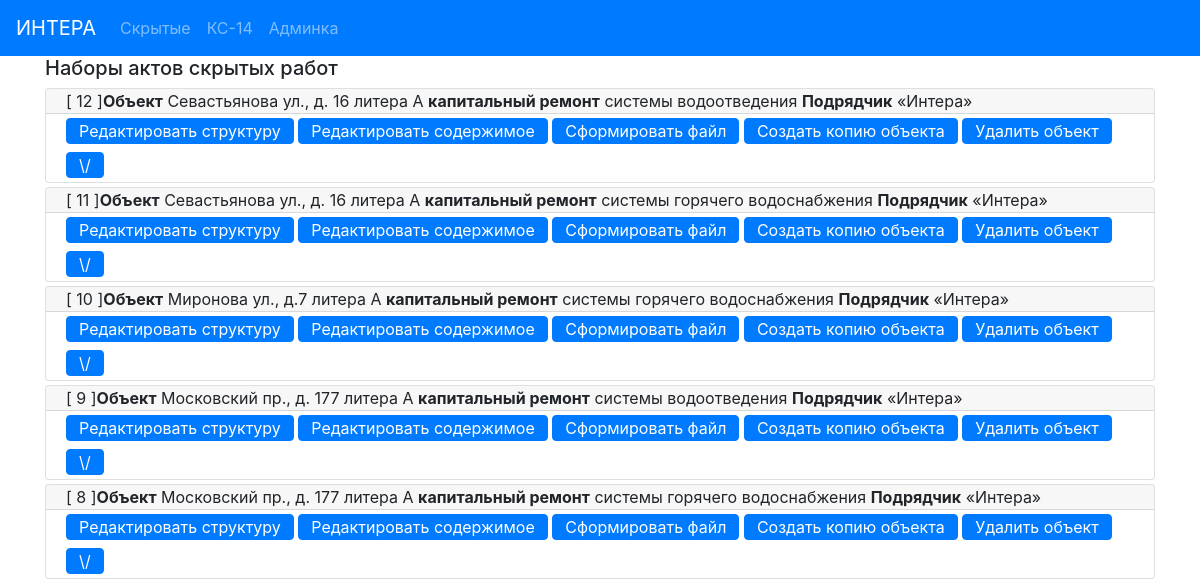
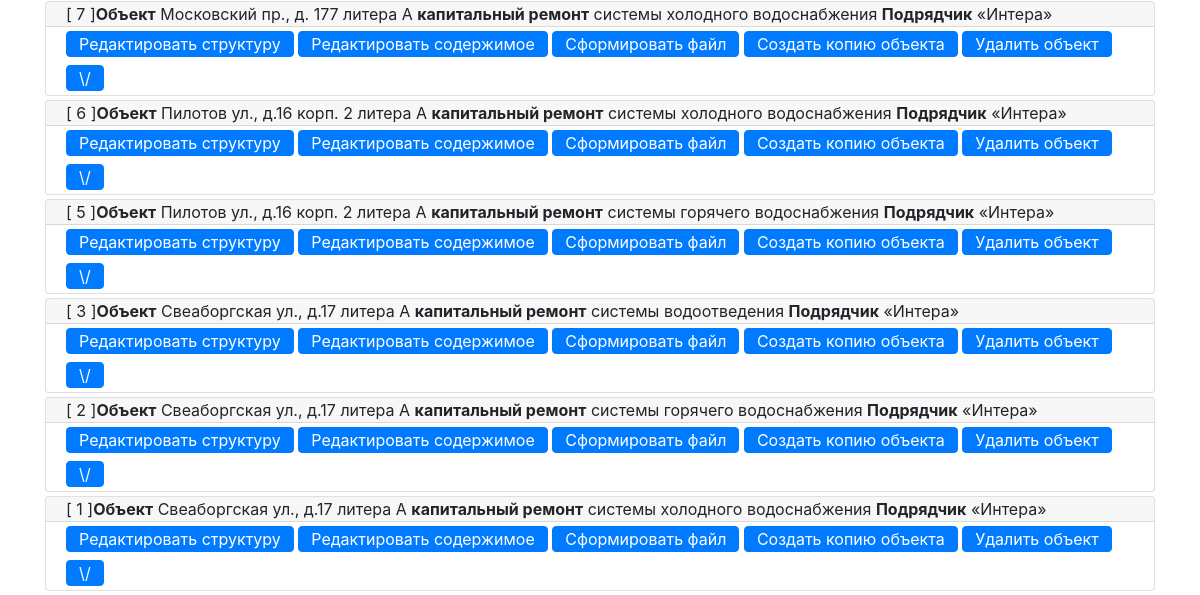
The page /actbase/ on the database as committed earlier (2 pictures, top to bottom).
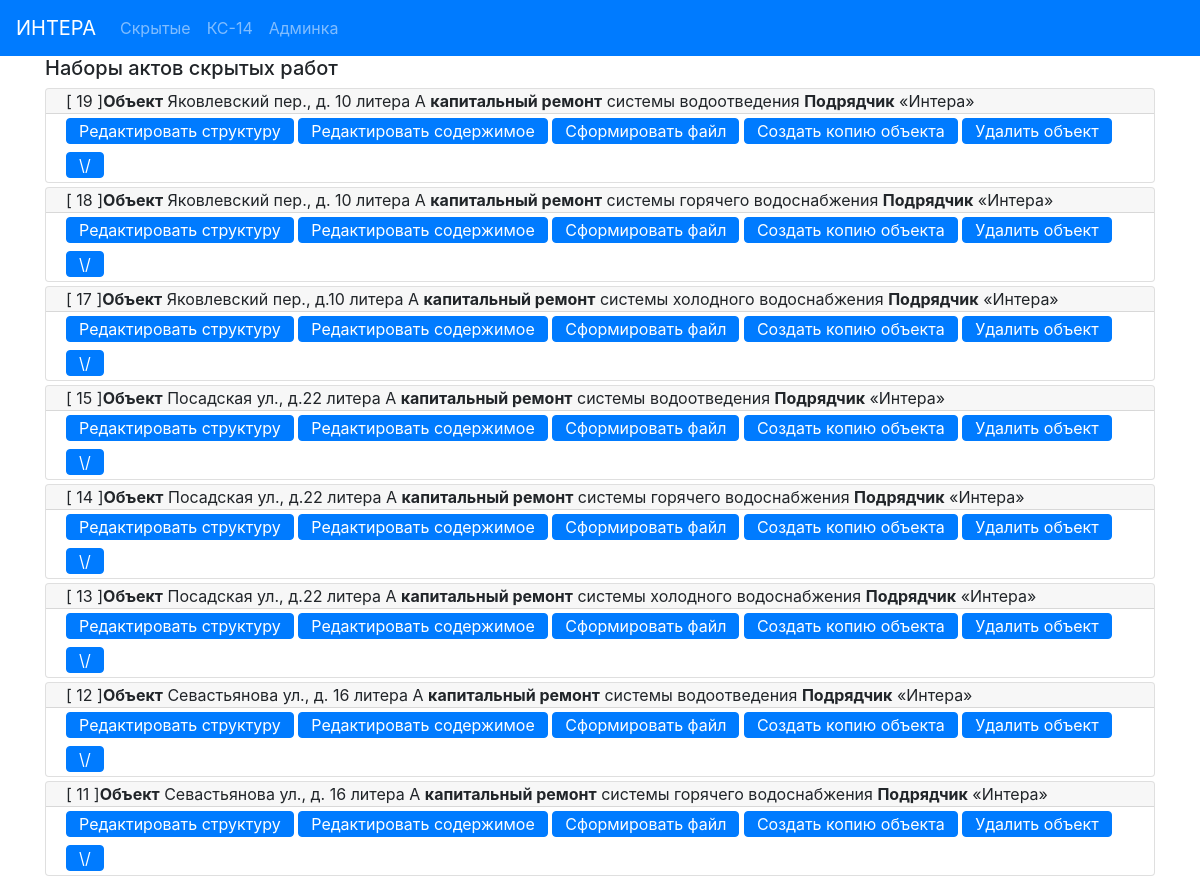
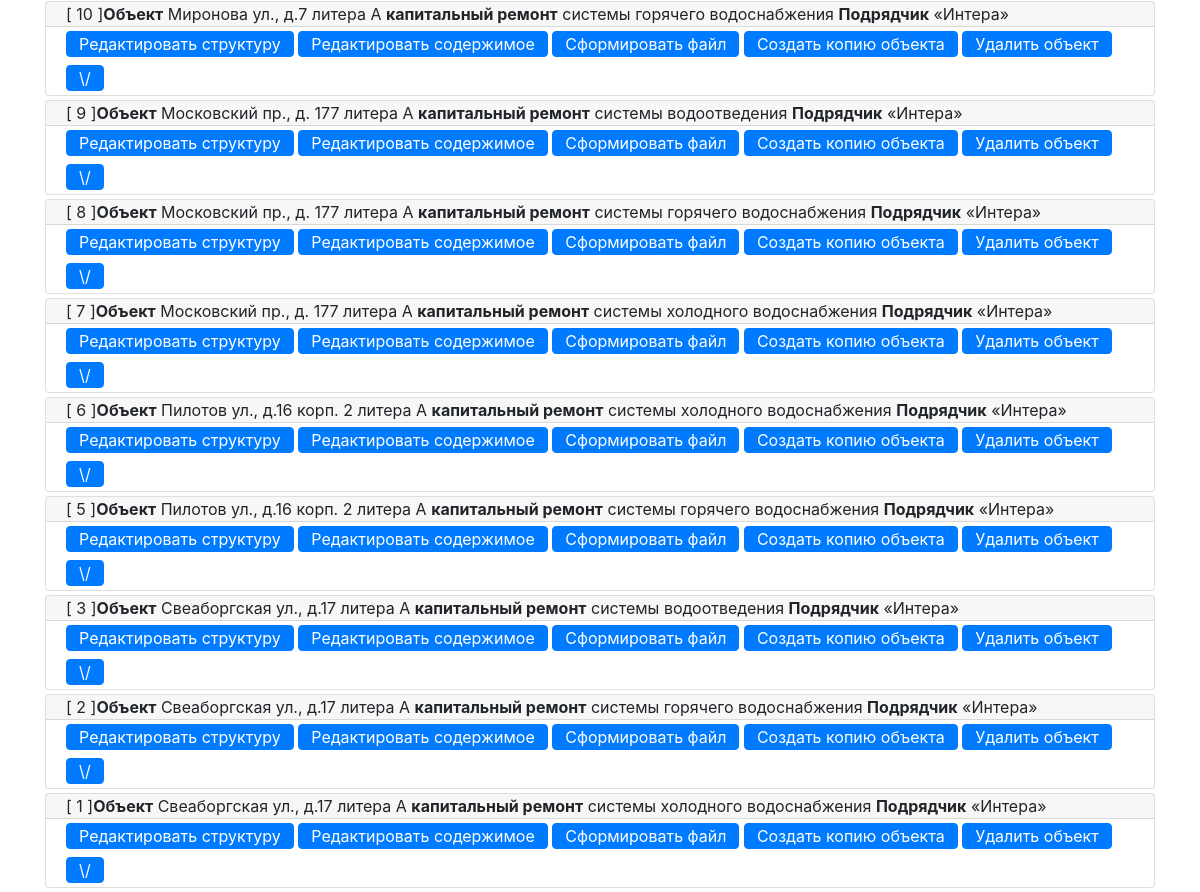
The same page on the database as committed later (2 pictures, top to bottom).
### hiddenactsbase/models.py (models this page shows, shortened)
class ObjectActs (models.Model):
    address = models.CharField(max_length=100, verbose_name='Адрес', blank=False)
    system_type = models.CharField(max_length=100, verbose_name='тип')
    designer = models.CharField(max_length=200, verbose_name='Проектант')
    contractor = models.CharField(max_length=300, verbose_name='Подрядчик',
                                  default='Общество с ограниченной ответственностью «Интера».')
    contractor_requisite = models.CharField(max_length= 200, verbose_name='Реквизиты подрядчика',
                                    default= 'Свидетельство о государственной регистрации серия 78' +
                                             '№007274277 от  02.09.2009, ОГРН 1097847236783, ' +
                                             'ИНН 7805498649, 198188, г. Санкт-Петербург,' +
                                             ' ул. Возрождения, д.20, литер А, тел. 242-78-10.')
    supervisor_engineer = models.CharField(max_length=100, verbose_name='Технадзор')
    contractor_engineer = models.CharField(max_length=100, verbose_name='Прораб')
    designer_engineer = models.CharField(max_length=100, verbose_name='Проектировщик')
    project_number = models.CharField(max_length=100, verbose_name='Ном. проекта')
    exec_documents = models.CharField(max_length=100, verbose_name='Исполн.')
    supervisor_engineer_decree = models.CharField(max_length=100, verbose_name='Приказ технадзора')
    contractor_engineer_decree = models.CharField(max_length=100, verbose_name='Приказ прораба')
    designer_engineer_decree = models.CharField(max_length=100, verbose_name='Приказ проектировщика')
    acts = models.ManyToManyField('HiddenActIS', blank=True, related_name='object_acts')
    blow_down_act = models.ForeignKey('BlowDownAct', blank=True, null=True, on_delete=models.CASCADE)
    class Meta:
        verbose_name = 'Набор актов объекта '
    def get_absolute_url(self):
        return reverse('object_detail_url', kwargs={'pk': self.pk})
    def get_edit_url(self):
        return reverse('object_edit_url', kwargs={'pk': self.pk})
    def get_short_contractor(self):
        s = re.findall(r"[\"\«\»\']\D+?[\"\«\»\']", self.contractor)
        if len(s) == 0:
            return self.contractor
        else:
            return s[0]

### hiddenactsbase/views.py (the view)
# urls.py: path('', ObjectsList.as_view(), name='objects_list_url'),
class ObjectsList(View):
    @staticmethod
    def get(request):
        objs = ObjectActs.objects.order_by("-id")
        return render(request, 'hiddenactsbase/index.html',
                      context={'objects_acts': objs})

### hiddenactsbase/templates/hiddenactsbase/index.html (shortened to what this page needs)
{% extends 'base.html' %}
{% block mycontent %}
    <div class="container">
        <h5>Наборы актов скрытых работ</h5>
    </div>
    <div class="container">
    {% for obj in objects_acts %}
        <div class="card my-1">
          <div class="card-header py-0 ">
              [ {{ obj.pk }} ]<b>Объект</b> {{ obj.address }} <b>капитальный ремонт</b> {{ obj.system_type }} <b>Подрядчик</b> {{ obj.get_short_contractor }}
          </div>
          <div class="card-body py-0">
            <a href="{{ obj.get_absolute_url }}" class="btn btn-primary  my-1 py-0">Редактировать структуру</a>
            <a href="{{ obj.get_edit_url }}" class="btn btn-primary  my-1 py-0">Редактировать содержимое</a>
            <a href="{% url 'make_word_file' obj.pk %}" class="btn btn-primary my-1 py-0">Сформировать файл</a>
            <a href="{% url 'copy_object' obj.pk %}" class="btn btn-primary  my-1 py-0">Создать копию объекта</a>
            <a href="{% url 'delete_object' obj.pk %}" class="btn btn-primary  my-1 py-0">Удалить объект</a>
            <a class="btn btn-primary my-1 py-0" data-toggle="collapse" href="#collapseExample{{ obj.pk }}" role="button" aria-expanded="false" aria-controls="collapseExample{{ obj.pk }}">
                \/
            </a>
          </div>
        </div>
    {% endfor %}
    </div>
{% endblock %}

### templates/base.html (shortened to what this page needs)
<!DOCTYPE html>
{% load static %}
<html lang="ru">
<head>
    <link rel="stylesheet" href="https://stackpath.bootstrapcdn.com/bootstrap/4.1.3/css/bootstrap.min.css"
>
    <link rel="stylesheet" href="{% static 'css/style.css' %}">
</head>
<body>
    <nav class="navbar navbar-expand-lg navbar-dark bg-primary">
        <a class="navbar-brand" href="/">ИНТЕРА</a>
        <div class="collapse navbar-collapse" id="navbarNavAltMarkup">
            <div class="navbar-nav">
                <a class="nav-item nav-link " href="{% url 'objects_list_url' %}">Скрытые <span class="sr-only">(current)</span></a>
                <a class="nav-item nav-link " href="{% url 'ks14_list_url' %}">КС-14</a>
                <a class="nav-item nav-link" href="/admin">Админка</a>
            </div>
        </div>
    </nav>
    {% block mycontent %}
    {% endblock %}
</body>
</html>

Rows that differ between the two databases and show on the page:
added ObjectActs: pk "19", address "Яковлевский пер., д. 10 литера А", system_type "системы водоотведения", get_short_contractor "«Интера»"
added ObjectActs: pk "18", address "Яковлевский пер., д. 10 литера А", system_type "системы горячего водоснабжения", get_short_contractor "«Интера»"
added ObjectActs: pk "17", address "Яковлевский пер., д.10 литера А", system_type "системы холодного водоснабжения", get_short_contractor "«Интера»"
added ObjectActs: pk "15", address "Посадская ул., д.22 литера А", system_type "системы водоотведения", get_short_contractor "«Интера»"
added ObjectActs: pk "14", address "Посадская ул., д.22 литера А", system_type "системы горячего водоснабжения", get_short_contractor "«Интера»"
added ObjectActs: pk "13", address "Посадская ул., д.22 литера А", system_type "системы холодного водоснабжения", get_short_contractor "«Интера»"
